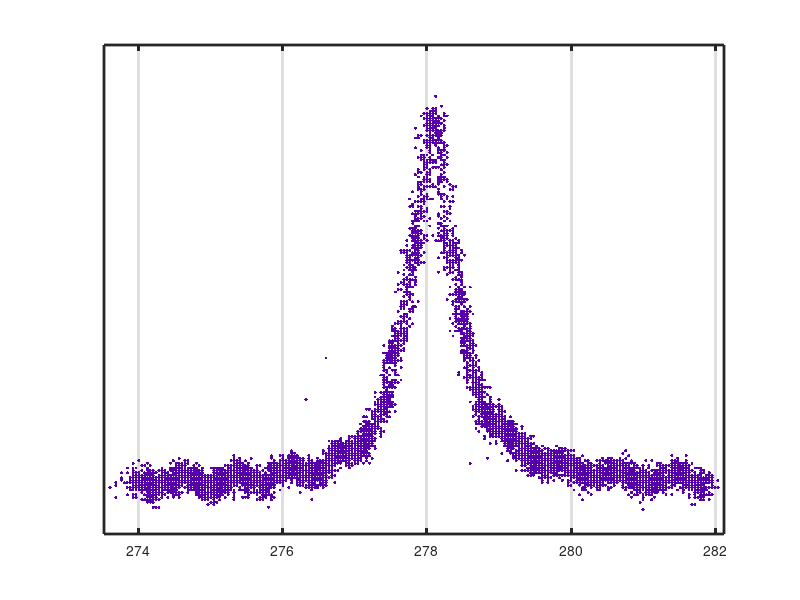

This figure's MATLAB source: (Note: this script raises an error after producing the figure.)
function FSRfitFig()
% Function to make OMC FSR plot for my thesis
% nicolas smith

% get the data ready
load FSRfinessemeas.mat
fReal = 2*freq;

% This function was automatically generated on 08-Mar-2012 15:12:32
% and subsequently modified.

% Set up figure to receive datasets and fits
f_ = figure();
set(f_,'Units','Pixels','Position',[0 0 650 400],'Visible','Off','Color','white');
legh_ = []; legt_ = {};   % handles and text for legend
xlim_ = [Inf -Inf];       % limits of x axis
ax_ = axes;
set(ax_,'Units','normalized','OuterPosition',[0 0 1 1],'LineWidth',2);
set(ax_,'Box','on');
grid on
set(ax_,'Ytick',[]);
axes(ax_); hold on;


% --- Plot data 
h_ = line(fReal,trans,'Parent',ax_,'Color',[0.333333 0 0.666667],...
    'LineStyle','none', 'LineWidth',1,...
    'Marker','.', 'MarkerSize',7);
xlim_(1) = min(xlim_(1),min(fReal));
xlim_(2) = max(xlim_(2),max(fReal));
legh_(end+1) = h_;
legt_{end+1} = 'Measured Data';

% Nudge axis limits beyond data limits
xlim_ = xlim_ + [-1 1] * 0.01 * diff(xlim_);
set(ax_,'XLim',xlim_)

% --- Create fit 
fo_ = fitoptions('method','NonlinearLeastSquares','Robust','Bisquare','Algorithm','Levenberg-Marquardt','MaxFunEvals',10000,'MaxIter',10000,'TolFun',1.0000000000000000209e-08,'TolX',1.0000000000000000209e-08);
ok_ = isfinite(fReal) & isfinite(trans);
if ~all( ok_ )
    warning( 'GenerateMFile:IgnoringNansAndInfs', ...
        'Ignoring NaNs and Infs in data' );
end
st_ = [0.02 0.05 370.0 278.0]; % fit starting point
set(fo_,'Startpoint',st_);
ft_ = fittype('offset+gain/(1+4/pi^2*F^2*sin(f/FSR*pi)^2)',...
    'dependent',{'y'},'independent',{'f'},...
    'coefficients',{'gain', 'offset', 'F', 'FSR'});

% Fit this model using new data
disp('fitting curve...')
cf_ = fit(fReal(ok_),trans(ok_),ft_,fo_);
disp('done')
disp(cf_)
cf_.FSR
confint(cf_)

% Plot this fit
h_ = plot(cf_,'fit',0.95);
set(f_,'Visible','Off');
legend off;  % turn off legend from plot method call
set(h_(1),'Color',[1 0 0],...
    'LineStyle','-', 'LineWidth',2,...
    'Marker','none', 'MarkerSize',6);
legh_(end+1) = h_(1);
legt_{end+1} = 'Curve Fit';

% Done plotting data and fits.  Now finish up loose ends.
hold off;
leginfo_ = {'Orientation', 'vertical', 'Location', 'NorthEast'};
h_ = legend(ax_,legh_,legt_,leginfo_{:});  % create legend
set(h_,'Interpreter','none');
xlabel(ax_,'Frequency Offset (MHz)');               
ylabel(ax_,'Transmission');

export_fig('FSRfit.pdf','-painters')
